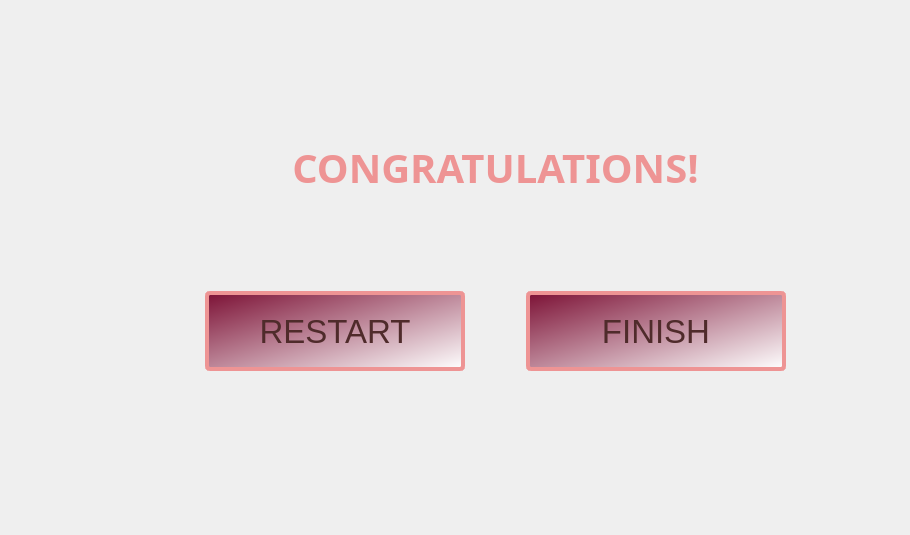
<?xml version="1.0" encoding="UTF-8"?>
<ui version="4.0">
 <class>popUp</class>
 <widget class="QDialog" name="popUp">
  <property name="geometry">
   <rect>
    <x>0</x>
    <y>0</y>
    <width>910</width>
    <height>535</height>
   </rect>
  </property>
  <property name="windowTitle">
   <string>Dialog</string>
  </property>
  <widget class="QWidget" name="verticalLayoutWidget">
   <property name="geometry">
    <rect>
     <x>150</x>
     <y>50</y>
     <width>691</width>
     <height>321</height>
    </rect>
   </property>
   <layout class="QVBoxLayout" name="verticalLayout">
    <item>
     <widget class="QLabel" name="label">
      <property name="font">
       <font>
        <family>Ubuntu Condensed</family>
        <pointsize>30</pointsize>
        <bold>true</bold>
       </font>
      </property>
      <property name="styleSheet">
       <string notr="true">color: rgb(238, 148, 148)</string>
      </property>
      <property name="text">
       <string>CONGRATULATIONS!</string>
      </property>
      <property name="alignment">
       <set>Qt::AlignCenter</set>
      </property>
     </widget>
    </item>
    <item>
     <layout class="QHBoxLayout" name="horizontalLayout">
      <item>
       <widget class="QPushButton" name="pushButton">
        <property name="sizePolicy">
         <sizepolicy hsizetype="Fixed" vsizetype="Fixed">
          <horstretch>0</horstretch>
          <verstretch>0</verstretch>
         </sizepolicy>
        </property>
        <property name="minimumSize">
         <size>
          <width>260</width>
          <height>80</height>
         </size>
        </property>
        <property name="font">
         <font>
          <pointsize>25</pointsize>
         </font>
        </property>
        <property name="styleSheet">
         <string notr="true">border: 4px solid;
border-radius: 5px;
background-color: qlineargradient(spread:pad, x1:0, y1:0, x2:1, y2:1, stop:0 rgba(124, 17, 53, 255), stop:1 rgba(255, 255, 255, 255));
color: rgb(79, 43, 43);
border-color: rgb(238, 148, 148);</string>
        </property>
        <property name="text">
         <string>RESTART</string>
        </property>
       </widget>
      </item>
      <item>
       <widget class="QPushButton" name="pushButton_2">
        <property name="sizePolicy">
         <sizepolicy hsizetype="Fixed" vsizetype="Fixed">
          <horstretch>0</horstretch>
          <verstretch>0</verstretch>
         </sizepolicy>
        </property>
        <property name="minimumSize">
         <size>
          <width>260</width>
          <height>80</height>
         </size>
        </property>
        <property name="font">
         <font>
          <pointsize>25</pointsize>
         </font>
        </property>
        <property name="styleSheet">
         <string notr="true">border: 4px solid;
border-radius: 5px;
background-color: qlineargradient(spread:pad, x1:0, y1:0, x2:1, y2:1, stop:0 rgba(124, 17, 53, 255), stop:1 rgba(255, 255, 255, 255));
color: rgb(79, 43, 43);
border-color: rgb(238, 148, 148);</string>
        </property>
        <property name="text">
         <string>FINISH</string>
        </property>
       </widget>
      </item>
     </layout>
    </item>
   </layout>
  </widget>
 </widget>
 <resources/>
 <connections/>
</ui>
